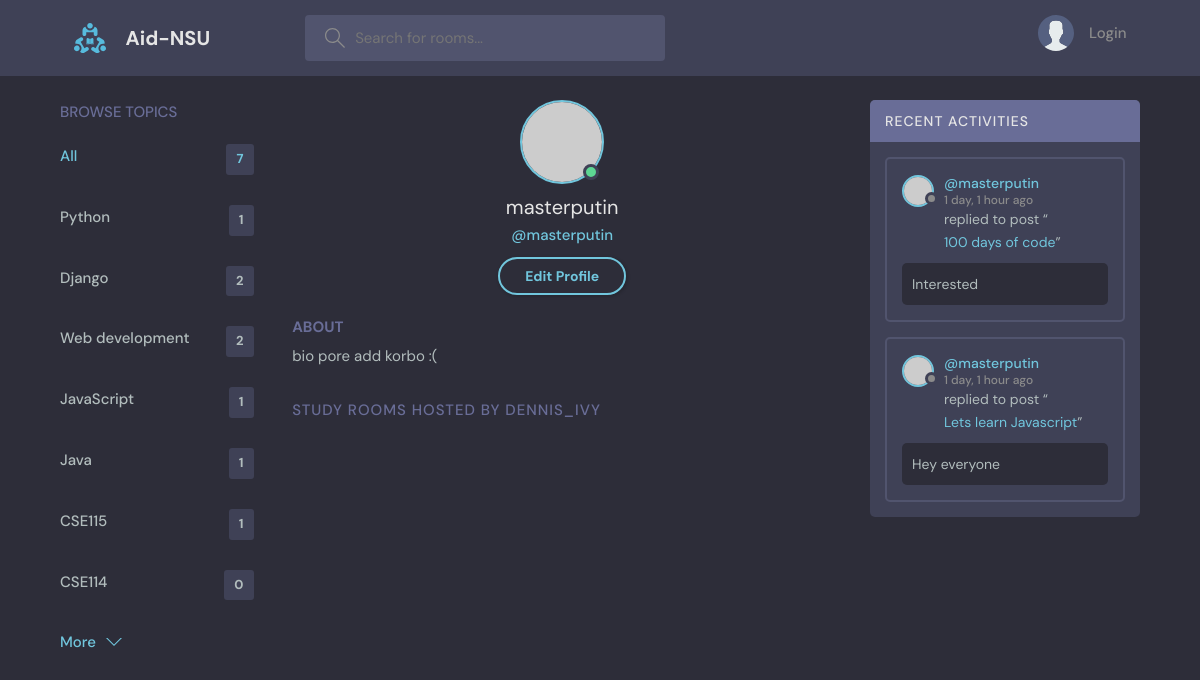
Screenshot of /profile/5/ with the database file from the repository.
### base/models.py (models this page shows, shortened)
class Topic(models.Model):
    name = models.CharField(max_length=200)

class Message(models.Model):
    user = models.ForeignKey(User, on_delete=models.CASCADE)
    room = models.ForeignKey(Room, on_delete=models.CASCADE)
    body = models.TextField()
    updated = models.DateTimeField(auto_now=True)
    created = models.DateTimeField(auto_now_add=True)
    class Meta:
        ordering = ['-updated' , '-created']

class Room(models.Model):
    host = models.ForeignKey(User, on_delete=models.SET_NULL,null=True)
    topic = models.ForeignKey(Topic, on_delete=models.SET_NULL,null=True)
    name = models.CharField(max_length=200)
    description = models.TextField(null=True, blank=True)
    participants = models.ManyToManyField(User, related_name = 'participants', blank=True)
    updated = models.DateTimeField(auto_now=True)
    created = models.DateTimeField(auto_now_add=True)
    class Meta:
        ordering = ['-updated' , '-created']
    def __str__(self):
        return self.name

### base/views.py (the view)
# urls.py: path('profile/<str:pk>/',views.userProfile, name="user-profile"),
def userProfile(request, pk):
    user = User.objects.get(id=pk)
    rooms = user.room_set.all()
    room_messages = user.message_set.all()
    topics = Topic.objects.all()
    context = {'user': user, 'rooms': rooms,
               'room_messages': room_messages, 'topics': topics}
    return render(request, 'base/profile.html', context)

### base/templates/base/profile.html (shortened to what this page needs)
{% extends 'main.html' %}
{% block content %}
  <main class="profile-page layout layout--3">
    <div class="container">
      {% include 'base/topics_component.html' %}
      <div class="roomList">
        <div class="profile">
          <div class="profile__avatar">
            <div class="avatar avatar--large active">
              <img src="https://randomuser.me/api/portraits/men/11.jpg" />
            </div>
          </div>
          <div class="profile__info">
            <h3>{{user.username}}</h3>
            <p>@{{user.username}}</p>
            <a href="edit-user.html" class="btn btn--main btn--pill">Edit Profile</a>
          </div>
          <div class="profile__about">
            <h3>About</h3>
            <p>
              bio pore add korbo :(
            </p>
          </div>
        </div>
        <div class="roomList__header">
          <div>
            <h2>Study Rooms Hosted by dennis_ivy</a>
            </h2>
          </div>
        </div>
      </div>
      {% include 'base/activity_component.html' %}
    </div>
  </main>
{% endblock content %}

### base/templates/base/topics_component.html
<div class="topics">
    <div class="topics__header">
      <h2>Browse Topics</h2>
    </div>
    <ul class="topics__list">
      <li>
        <a href="{% url 'home'%}" class="active">All <span>{{topics.count}}</span></a>
      </li>
      {% for topic in topics %}
      <li>
        <a href=""{% url 'home' %}?q={{topic.name}}">{{topic.name}}<span>{{topic.room_set.all.count}}</span></a>
      </li>
      {% endfor %}
    </ul>
    <a class="btn btn--link" href="topics.html">
      More
      <svg version="1.1" xmlns="http://www.w3.org/2000/svg" width="32" height="32" viewBox="0 0 32 32">
        <title>chevron-down</title>
        <path d="M16 21l-13-13h-3l16 16 16-16h-3l-13 13z"></path>
      </svg>
    </a>
  </div>

### base/templates/base/activity_component.html (shortened to what this page needs)
<div class="activities">
    <div class="activities__header">
      <h2>Recent Activities</h2>
    </div>
    {% for message in room_messages %}
    <div class="activities__box">
      <div class="activities__boxHeader roomListRoom__header">
        <a href="{% url 'user-profile' message.user.id %}" class="roomListRoom__author">
          <div class="avatar avatar--small">
            <img src="https://randomuser.me/api/portraits/women/11.jpg" />
          </div>
          <p>
            @{{message.user}}
            <span>{{message.created|timesince}} ago </span>
          </p>
        </a>
      </div>
      <div class="activities__boxContent">
        <p>replied to post “<a href="{% url 'room' message.room.id %}">{{message.room}}</a>”</p>
        <div class="activities__boxRoomContent">
            {{message.body}}
        </div>
      </div>
    </div>
    {% endfor %}
  </div>

### rows the page displays
Topic: name "Python", room_set.all.count "1"
Topic: name "Django", room_set.all.count "2"
Topic: name "Web development", room_set.all.count "2"
Topic: name "JavaScript", room_set.all.count "1"
Topic: name "Java", room_set.all.count "1"
Topic: name "CSE115", room_set.all.count "1"
Topic: name "CSE114", room_set.all.count "0"
Message: user "masterputin", created "1 day, 1 hour", room "100 days of code", body "Interested"
Message: user "masterputin", created "1 day, 1 hour", room "Lets learn Javascript", body "Hey everyone"

### other values shown
{{ topics.count }} "7"
{{ user.username }} "masterputin"
